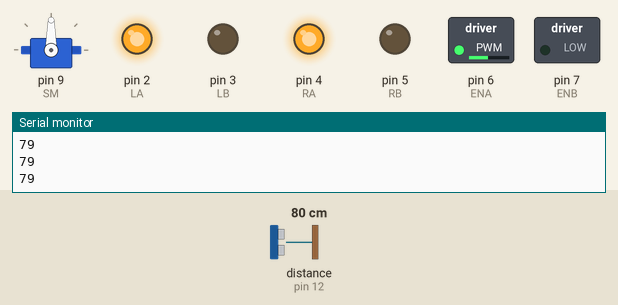
Recording of a sketch running on a simulated Arduino Uno, built with avr-gcc and run on an emulated ATmega328P. On the bench: servo, switched loads named in the sketch (green lamp = pin HIGH), output pins drawn as LEDs (lit = HIGH), the last lines printed to the serial monitor. Wiring (inferred from the names in the program): ultrasonic range finder: trigger pin 13; echo pin 12. Inputs (shaded band) come from the test bench; at power-on: distance to the obstacle (sensor on pin 12) 80 cm. The echo pulse lasts 58.3 µs per cm; pins used as bus, display or sensor lines are not drawn.

Above: at 4.2 s.
4.3 s: distance to the obstacle (sensor on pin 12) set to 41 cm
5.8 s: distance to the obstacle (sensor on pin 12) set to 34 cm
At 7.4 s:
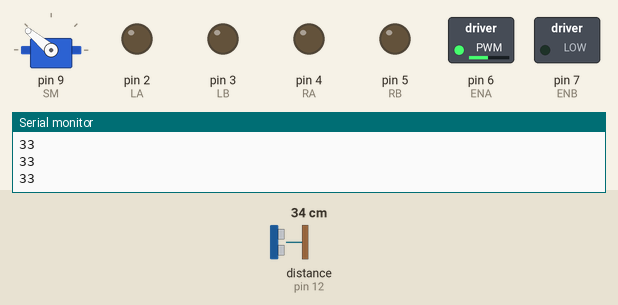
8.8 s: distance to the obstacle (sensor on pin 12) set to 60 cm
At 10.1 s:
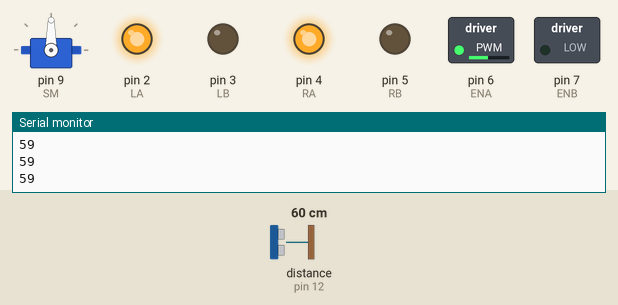
10.4 s: distance to the obstacle (sensor on pin 12) set to 2 cm
At 13.3 s:
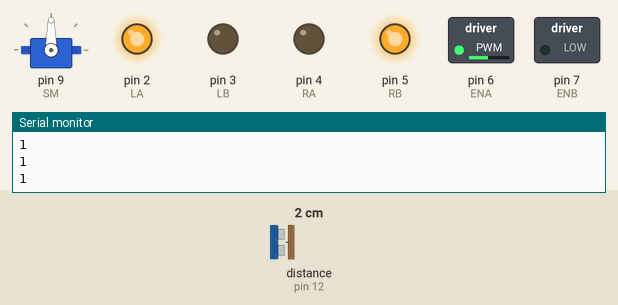
Timing chart, 0 to 14.4 s (numbered marks = the images above; inputs shaded):
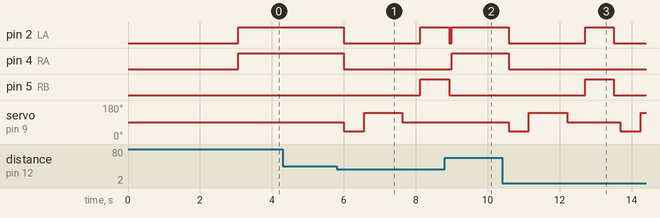

Measured:
- the behaviour switches between 37 and 36 cm on distance to the obstacle (sensor on pin 12) (found by bisection; images 0 and 1)
- after the input at 5.8 s, pin 2 (LA): HIGH → LOW after 0.20 s, → HIGH 2.1 s later; pin 4 (RA): HIGH → LOW after 0.20 s; pin 5 (RB): LOW → HIGH after 2.3 s; servo on pin 9 (SM): 90° → 40° after 0.20 s, → 140° 0.56 s later, → 90° 1.1 s later
- after the input at 8.8 s, pin 4 (RA): LOW → HIGH after 0.19 s; servo on pin 9 (SM): stays 90° (without the input it goes to 40° after 0.32 s)
- after the input at 10.4 s, pin 2 (LA): HIGH → LOW after 0.19 s, → HIGH 2.1 s later, → LOW 0.80 s later; pin 4 (RA): HIGH → LOW after 0.19 s; pin 5 (RB): LOW → HIGH after 2.3 s, → LOW 0.80 s later; servo on pin 9 (SM): 90° → 40° after 0.19 s, → 140° 0.56 s later, → 90° 1.1 s later, → 40° 1.5 s later, … (5 changes in this stretch)

The sketch:

obstacle_avoidance_robot.ino
```cpp
#include<Servo.h>

#define LA 2   // LA in1 pin          //in1 and in2 signal goes to arduino
#define LB 3  // lb is in2 pin         //connect in1 of l298shield to ard1 in2 to ard3 in3(for 2nd motor) to ard pin 4 in4 to ard5 and enable ENA for for motor 1 to ard6 and enable ENB for motor 2 to ard7
#define RA 4
#define RB 5
#define ENA 6
#define ENB 7

#define TrigPin 13                      // connect pin 13 to trigger pin of ultrasonic sensor and pin12 to Echo pin of ultrasonic sensor
#define EchoPin 12
Servo SM;

void setup() {

// motor driver pinMode settings
pinMode(LA, OUTPUT);
pinMode(LB, OUTPUT);
pinMode(RA, OUTPUT);
pinMode(RB, OUTPUT);
pinMode(ENA, OUTPUT);
pinMode(ENB, OUTPUT);

analogWrite(ENA, 120);   // for controlling speed of motor1
analogWrite(ENB, 120);   // for controlling speed of motor 2

// ultra sonic pinmode settings
pinMode(TrigPin, OUTPUT);
pinMode(EchoPin, INPUT);

// initialize the serial port
Serial.begin(9600);
  SM.attach(9); // connect servo motor to pin9 of arduino
  SM.write(90); // 90 angle shift so that ultrasonic look straight
  delay(3000);

}
int distance; // global variable
void loop() {
  FindDistance();
if (distance > 35){
  Forward();
  }
  else{
  delay(60);
  FindDistance();
  if(distance>35){
    Forward();
    }else{
      Stop();
      SM.write(40);
      delay(500);
      FindDistance();
      if(distance > 35){
      SM.write(90);
      delay(500);
        Right(); //  now the robot will look to right for an object
        delay(300);
        Stop();
        }else{
          SM.write(140);
          delay(1000);
          FindDistance();
          if(distance > 35){
            SM.write(90);
      delay(500);
            Left();
            delay(400);
            Stop();
            }else{         // this line will rotate the robot in 180 degress if it is in corner or there is obstacle in all 3 directions
              SM.write(90);
              delay(500);
              Right();
              delay(800);
              Stop();
              }
          }
      }
    }
}
void Forward(){

digitalWrite(LA,HIGH);
digitalWrite(LB,LOW);
digitalWrite(RA,HIGH);
digitalWrite(RB,LOW);

}

void BackWard(){
digitalWrite(LA,LOW);
digitalWrite(LB,HIGH);
digitalWrite(RA,LOW);
digitalWrite(RB,HIGH);

}

void Right(){

digitalWrite(LA,HIGH);
digitalWrite(LB,LOW);
digitalWrite(RA,LOW);
digitalWrite(RB,HIGH);

}

void Left(){

digitalWrite(LA,LOW);
digitalWrite(LB,HIGH);
digitalWrite(RA,HIGH);
digitalWrite(RB,LOW);

}

void Stop(){
digitalWrite(LA,LOW);
digitalWrite(LB,LOW);
digitalWrite(RA,LOW);
digitalWrite(RB,LOW);

}
void FindDistance(){
int duration;
digitalWrite(TrigPin, HIGH);
delayMicroseconds(10);
digitalWrite(TrigPin,LOW);
duration = pulseIn(EchoPin,HIGH);
distance = (duration/2)*(1/29.1);
Serial.println(distance);
delay(60);

}
```
